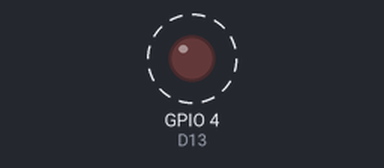
Recording of a sketch running on a simulated ESP32. On the bench: output pins drawn as LEDs (lit = HIGH). Dashed ring = blinking.

Above: at 0.6 s.
Timing chart, 0 to 5.8 s (numbered marks = the images above):
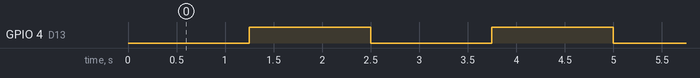

Measured:
- by itself, GPIO 4 (D13): alternates HIGH for 1.2 s and LOW for 1.2 s

The sketch:

sketch.ino
```cpp
#define D13 4
hw_timer_t * timer = NULL;


void IRAM_ATTR timeout_handler()
{
  int val = digitalRead(D13);
  val = (~val & 0x00000001);
  digitalWrite(D13, val);
}


void setup() {
  // put your setup code here, to run once:
  pinMode(D13, OUTPUT);
  digitalWrite(D13,0);

  timer = timerBegin(8000);
  timerAttachInterrupt(timer, &timeout_handler);
  timerWrite(timer, 10000);
  timerAlarm(timer, 10000, true, 0);
}


void loop() {
  // put your main code here, to run repeatedly:

}
```
